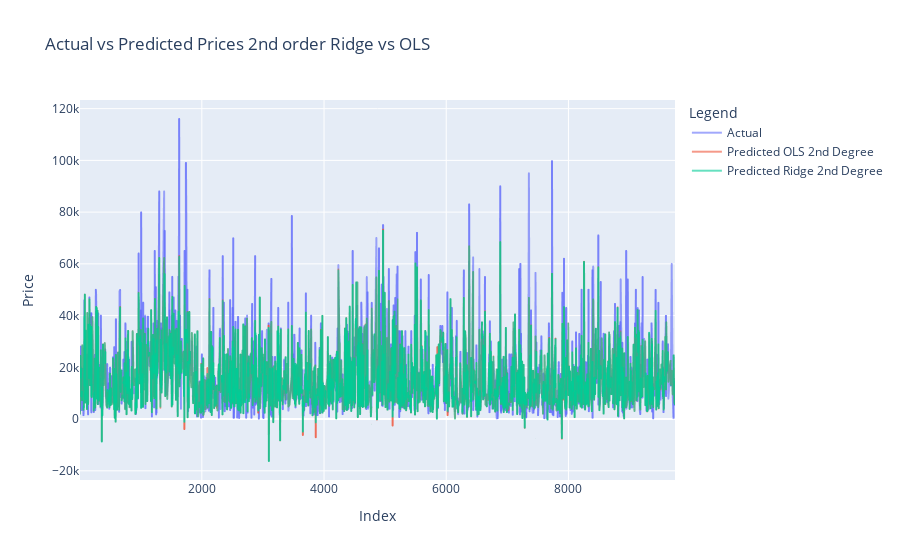

Notebook cell for this chart:
### Code cell
#compare 2nd order ridge vs. OLS
ridge_OLS_plot_data = pd.DataFrame({
    'Index': y_val.index,
    'Actual': y_val,
    'Predicted OLS 2nd Degree': X_val_preds_2_deg,
    'Predicted Ridge 2nd Degree': val_preds_ridge_2
})
ridge_OLS_plot_data = ridge_OLS_plot_data.sort_values(by='Index')

ridge_OLS_plot_data_subset = ridge_OLS_plot_data.head(2000)
fig4 = px.line(
    ridge_OLS_plot_data_subset,
    x = 'Index',
    y = ['Actual','Predicted OLS 2nd Degree','Predicted Ridge 2nd Degree'],
    labels = {'value':'Price','variable':'Legend'},
    title = 'Actual vs Predicted Prices 2nd order Ridge vs OLS'
)
fig4.update_traces(opacity = 0.6)
fig4.show()

### Figure 1 — Plotly figure (JSON) as saved in the notebook; plotly's stock layout.template omitted (floating-point values rounded to 4 significant figures; data arrays with more than 128 entries replaced by an {"elided": "..."} marker saying what was removed)
{"data": [{"hovertemplate": "Legend=Actual<br>Index=%{x}<br>Price=%{y}<extra></extra>", "legendgroup": "Actual", "line": {"color": "#636efa", "dash": "solid"}, "marker": {"symbol": "circle"}, "mode": "lines", "name": "Actual", "opacity": 0.6, "showlegend": true, "type": "scattergl", "x": {"elided": "2000 int values"}, "xaxis": "x", "y": {"elided": "2000 int values"}, "yaxis": "y"}, {"hovertemplate": "Legend=Predicted OLS 2nd Degree<br>Index=%{x}<br>Price=%{y}<extra></extra>", "legendgroup": "Predicted OLS 2nd Degree", "line": {"color": "#EF553B", "dash": "solid"}, "marker": {"symbol": "circle"}, "mode": "lines", "name": "Predicted OLS 2nd Degree", "opacity": 0.6, "showlegend": true, "type": "scattergl", "x": {"elided": "2000 int values"}, "xaxis": "x", "y": {"elided": "2000 float values"}, "yaxis": "y"}, {"hovertemplate": "Legend=Predicted Ridge 2nd Degree<br>Index=%{x}<br>Price=%{y}<extra></extra>", "legendgroup": "Predicted Ridge 2nd Degree", "line": {"color": "#00cc96", "dash": "solid"}, "marker": {"symbol": "circle"}, "mode": "lines", "name": "Predicted Ridge 2nd Degree", "opacity": 0.6, "showlegend": true, "type": "scattergl", "x": {"elided": "2000 int values"}, "xaxis": "x", "y": {"elided": "2000 float values"}, "yaxis": "y"}], "layout": {"autosize": true, "legend": {"title": {"text": "Legend"}, "tracegroupgap": 0}, "title": {"text": "Actual vs Predicted Prices 2nd order Ridge vs OLS"}, "xaxis": {"anchor": "y", "autorange": true, "domain": [0, 1], "range": [6, 9744], "title": {"text": "Index"}, "type": "linear"}, "yaxis": {"anchor": "x", "autorange": true, "domain": [0, 1], "range": [-23560.0, 123300.0], "title": {"text": "Price"}, "type": "linear"}}}
